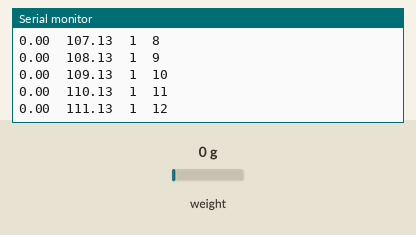
Recording of a sketch running on a simulated ESP32. Shown: the last lines printed to the serial monitor. The test bench sets the inputs (shaded band); at power-on: weight on the scale 0 g.

Above: at 4.2 s.
4.3 s: weight on the scale set to 100 g
At 4.66 s:
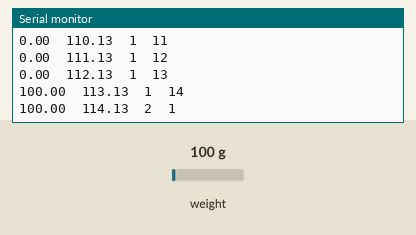
5.8 s: weight on the scale set to 1250 g
At 7.62 s:
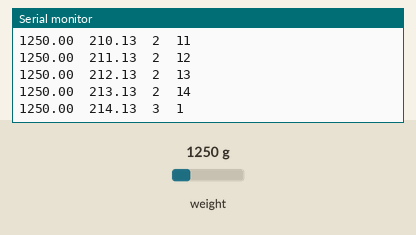
Timing chart, 0 to 9.1 s (numbered marks = the images above; inputs shaded):
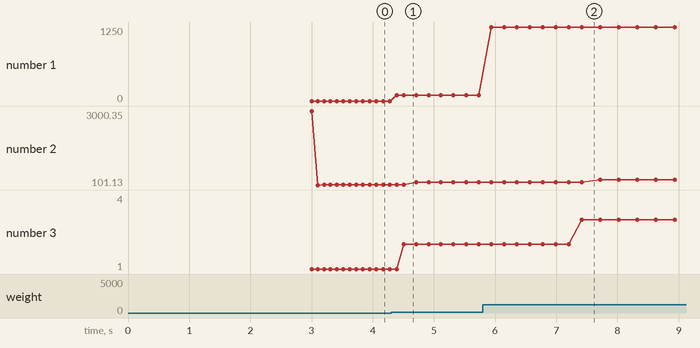

The sketch:

HX_plotter_modified.ino
```cpp
//
//    FILE: HX_plotter.ino
//  AUTHOR: Rob Tillaart
// PURPOSE: HX711 demo
//     URL: https://github.com/RobTillaart/HX711


#include "HX711.h"

HX711 scale;

const uint8_t dataPin = 34;
const uint8_t clockPin = 23;

uint8_t No_readings = 1;
uint16_t dly = 5;
uint8_t cont = 0;

uint32_t start, stop;
volatile float f;

unsigned long startTime = 0 ;
unsigned long endTime = 0;
unsigned long duration = 0;

void setup()
{
  Serial.begin(250000);
  Serial.println("Programa:\n\t HX_plotter_modified.ino");
  scale.begin(dataPin, clockPin);

  scale.set_scale(-5.752855);  // Set the scale

  delay(500);
  scale.tare(20);
  delay(500);
}

void loop(){

  for (int i = 1; i < 15; i++){//number of samples
    for (int j = 1; j< 15; j++){ //delay in ms

        if (scale.is_ready()) {

        endTime = micros();
        duration = endTime - startTime;
        String output = String("\n" + String(f) + "\t" +
                              String((float)duration/1000.0f) + "\t" +
                              String(i) +  "\t" +
                              String(j) +  "\t" + " ");
        Serial.print(output);
        startTime = micros();
        f = scale.get_units(i);
        // No_readings = (No_readings++)%15 + 1;
        // dly = (dly++)%15 + 1;
        // cont=0;
      }else{
        // String str = String(String(dly*(++cont)) + ", ");
        // Serial.print(str);
        Serial.print("-");
        // delay(500);
      }
      delay(j);
    }
  }
}


// -- END OF FILE --
```

Measured:
- after the input at 4.3 s, the serial monitor: prints a new line after 0.09 s (image 1)
- after the input at 5.8 s, the serial monitor: prints a new line after 0.14 s (image 2)
- plotted number 1: 0 → 100 after the input at 4.3 s, 100 → 1250 after the input at 5.8 s
